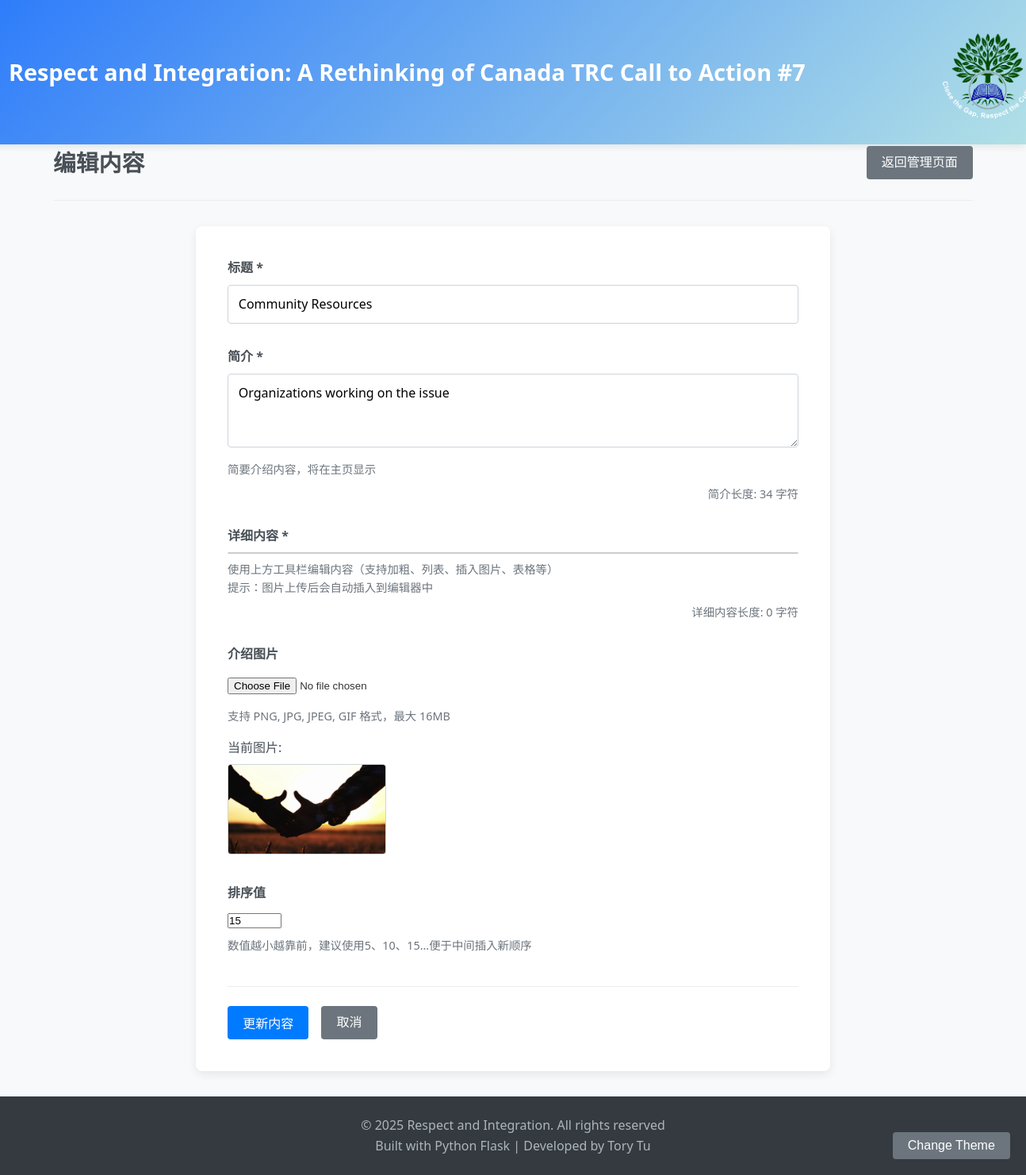
The page /admin/edit/3 on the database its author committed.
### tables this page shows
CREATE TABLE contents (
            id INTEGER PRIMARY KEY AUTOINCREMENT,
            title TEXT NOT NULL,
            intro TEXT NOT NULL,
            detail TEXT NOT NULL,
            image TEXT,
            sort_order INTEGER DEFAULT 0,
            is_active BOOLEAN DEFAULT 1,
            created_at TIMESTAMP DEFAULT CURRENT_TIMESTAMP,
            updated_at TIMESTAMP DEFAULT CURRENT_TIMESTAMP
        );

### app.py (the view, shortened to what this page needs)
@app.route('/admin/edit/<int:content_id>', methods=['GET', 'POST'])
def edit_content(content_id):
    content = get_content_by_id(content_id)
    if not content:
        return "Page Not Found", 404
    return render_template('edit_content.html', content=content)

### database.py (called while the page is built)
def get_db_connection():
    conn = sqlite3.connect(DATABASE)
    conn.row_factory = sqlite3.Row  # 使查询结果以字典形式返回
    return conn

def get_content_by_id(content_id):
    conn = get_db_connection()
    cursor = conn.execute('SELECT * FROM contents WHERE id = ?', (content_id,))
    content = cursor.fetchone()
    conn.close()
    if content:
        return dict(content)
    return None

### templates/edit_content.html (shortened to what this page needs)
{% extends "base.html" %}
{% block content %}
<link href="https://unpkg.com/@wangeditor/editor@latest/dist/css/style.css" rel="stylesheet">
<link href="https://cdn.quilljs.com/1.3.7/quill.snow.css" rel="stylesheet">
<div class="edit-header">
    <h2>{% if content %}编辑内容{% else %}添加新内容{% endif %}</h2>
    <a href="/admin" class="btn secondary">返回管理页面</a>
</div>
<form method="POST" enctype="multipart/form-data" class="content-form">
    <div class="form-group">
        <label for="title">标题 *</label>
        <input type="text" id="title" name="title" required
               value="{{ content.title if content else '' }}">
    </div>
    <div class="form-group">
        <label for="intro">简介 *</label>
        <textarea id="intro" name="intro" rows="3" required>{{ content.intro if content else '' }}</textarea>
        <div class="form-help">简要介绍内容，将在主页显示</div>
    </div>
    <div class="form-group">
        <label for="detail">详细内容 *</label>
        <div id="editor-container" style="border: 1px solid #ccc; border-radius: 5px;">
        </div>
        <div class="form-help">
            使用上方工具栏编辑内容（支持加粗、列表、插入图片、表格等）
            <br>提示：图片上传后会自动插入到编辑器中
        </div>
    </div>
    <div class="form-group">
        <label for="image">介绍图片</label>
        <input type="file" id="image" name="image" accept="image/*">
        <div class="form-help">支持 PNG, JPG, JPEG, GIF 格式，最大 16MB</div>
        {% if content and content.image %}
        <div class="current-image">
            <p>当前图片:</p>
            <img src="{{ url_for('uploaded_file', filename=content.image) }}" alt="当前图片">
        </div>
        {% endif %}
    </div>
    <div class="form-group">
        <label for="sort_order">排序值</label>
        <input type="number" id="sort_order" name="sort_order"
               value="{{ content.sort_order if content else '0' }}"
               min="0" max="9999" step="1">
        <div class="form-help">数值越小越靠前，建议使用5、10、15...便于中间插入新顺序</div>
    </div>
    <div class="form-actions">
        <button type="submit" class="btn primary">
            {% if content %}更新内容{% else %}添加内容{% endif %}
        </button>
        <a href="/admin" class="btn secondary">取消</a>
    </div>
</form>
{% endblock %}

### static/css/style.css (style rules this page uses)
* { margin: 0; padding: 0; box-sizing: border-box; }
body { font-family: 'Segoe UI', Tahoma, Geneva, Verdana, sans-serif; line-height: 1.6; color: #333; background-color: #f8f9fa; }
.btn { display: inline-block; padding: 0.5rem 1.2rem; background-color: #007bff; color: white; text-decoration: none; border-radius: 4px; border: none; cursor: pointer; font-size: 1rem; transition: background-color 0.3s; text-align: center; }
.btn.secondary { background-color: #6c757d; }
.edit-header { display: flex; justify-content: space-between; align-items: center; margin-bottom: 2rem; padding-bottom: 1.5rem; border-bottom: 1px solid #e9ecef; }
.edit-header h2 { color: #495057; font-size: 1.8rem; }
.content-form { background: white; border-radius: 8px; padding: 2.5rem; box-shadow: 0 4px 12px rgba(0, 0, 0, 0.08); max-width: 800px; margin: 0 auto; }
.form-group { margin-bottom: 1.8rem; }
.form-group label { display: block; margin-bottom: 0.5rem; font-weight: 600; color: #495057; }
.form-group input[type="text"], .form-group textarea { width: 100%; padding: 0.8rem; border: 1px solid #ced4da; border-radius: 4px; font-size: 1rem; font-family: inherit; transition: border-color 0.3s; }
.form-group input[type="file"] { width: 100%; padding: 0.5rem 0; }
.form-help { color: #6c757d; font-size: 0.9rem; margin-top: 0.5rem; }
.current-image { margin-top: 1rem; }
.current-image p { margin-bottom: 0.5rem; color: #495057; font-weight: 500; }
.current-image img { max-width: 200px; border-radius: 4px; border: 1px solid #ced4da; }
.form-actions { display: flex; gap: 1rem; margin-top: 2.5rem; padding-top: 1.5rem; border-top: 1px solid #e9ecef; }
.btn.primary { background-color: #007bff; }

### rows shown on the page
contents: title "Community Resources", intro "Organizations working on the issue", image (picture), sort_order "15"
